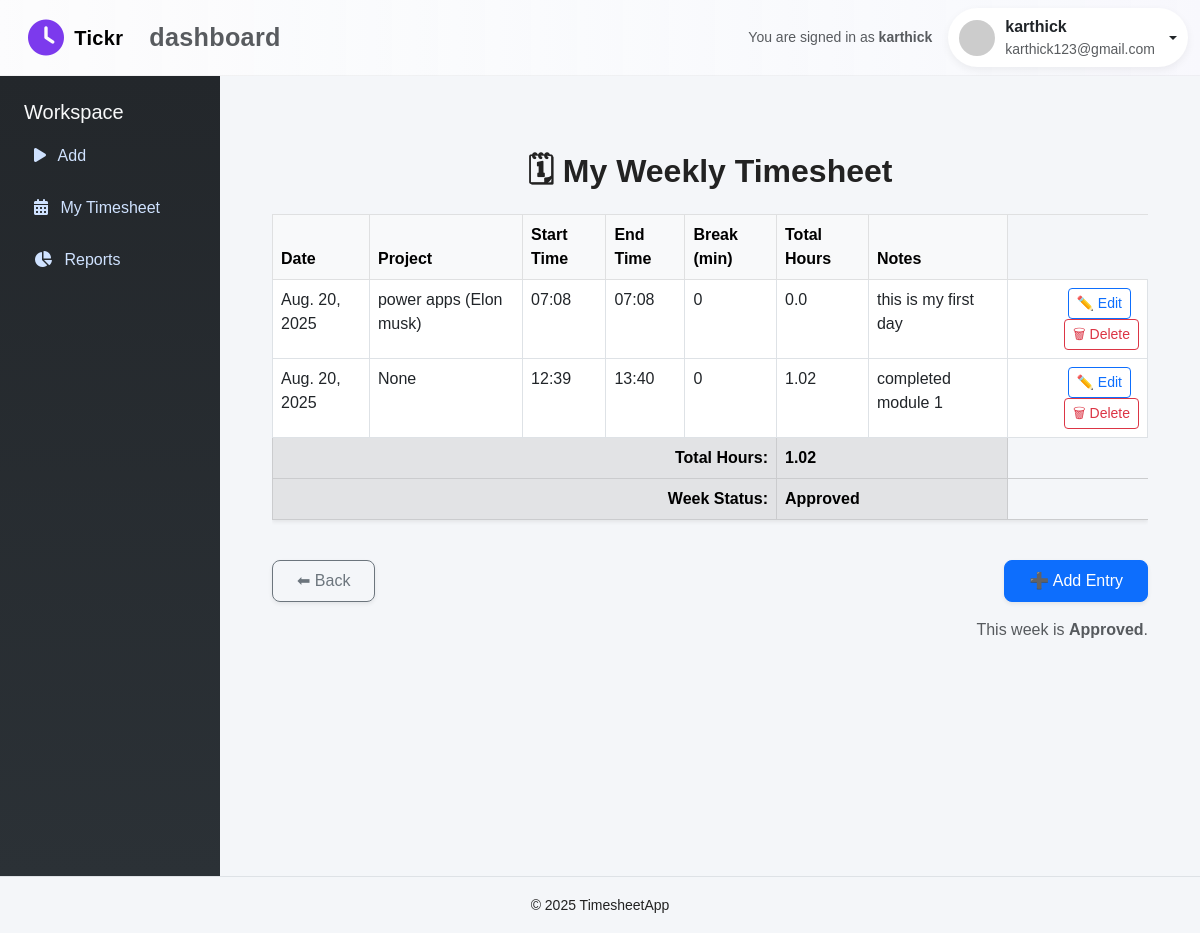
The page /employee/timesheet/ (signed in) on the database as committed earlier.
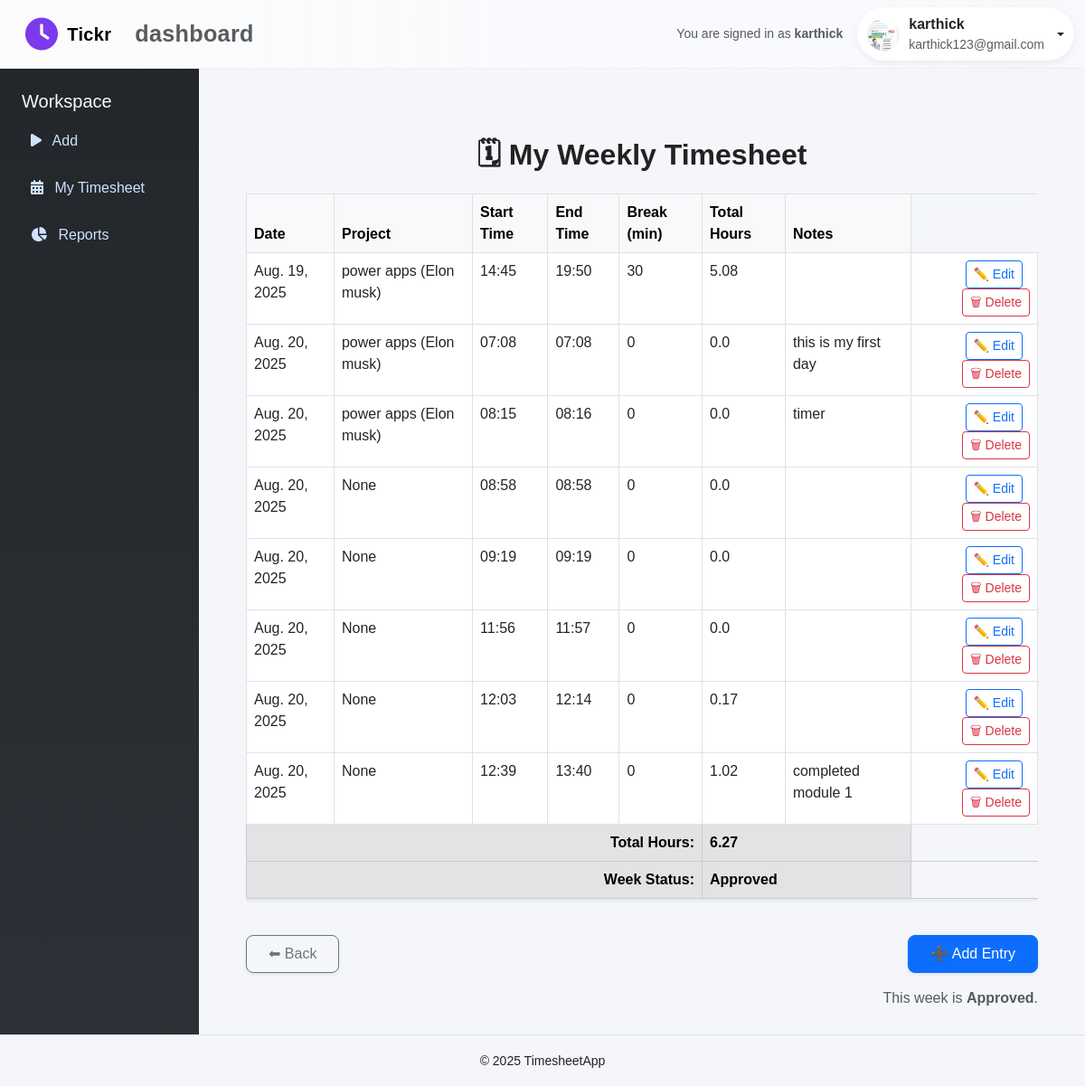
The same page on the database as committed later.
### timesheet_app/models.py (models this page shows, shortened)
class TimesheetEntry(models.Model):
    user = models.ForeignKey(settings.AUTH_USER_MODEL, on_delete=models.CASCADE)
    project = models.ForeignKey(Project, on_delete=models.PROTECT, null=True, blank=True)
    work_date = models.DateField(null=False, blank=False)
    start_time = models.DateTimeField(null=True, blank=True)
    end_time = models.DateTimeField(null=True, blank=True)
    break_minutes = models.PositiveIntegerField(default=0)
    duration_minutes = models.PositiveIntegerField(default=0, editable=False)
    billable = models.BooleanField(default=True)
    notes = models.TextField(blank=True)
    created_at = models.DateTimeField(auto_now_add=True)
    updated_at = models.DateTimeField(auto_now=True)
    class Meta:
        indexes = [
            models.Index(fields=["user", "work_date"]),
            models.Index(fields=["project", "work_date"]),
        ]
        ordering = ["work_date", "start_time"]

class Project(models.Model):
    name = models.CharField(max_length=120)
    client = models.CharField(max_length=120)
    billable_default = models.BooleanField(default=True)
    active = models.BooleanField(default=True)
    created_at = models.DateTimeField(auto_now_add=True)
    updated_at = models.DateTimeField(auto_now=True)
    class Meta:
        indexes = [
            models.Index(fields=["active"]),
        ]
    def __str__(self):
        return f"{self.name} ({self.client})"

class CustomUser(AbstractUser):
    role = models.CharField(max_length=10, choices=ROLE_CHOICES)

class Profile(models.Model):
    user = models.OneToOneField(settings.AUTH_USER_MODEL, on_delete=models.CASCADE, related_name='profile')
    avatar = models.ImageField(upload_to=avatar_upload_to, null=True, blank=True)

### timesheet_app/views.py (the view)
# urls.py: path("employee/timesheet/", my_timesheet, name="my_timesheet"),
@role_required("employee")
@login_required
def my_timesheet(request):
    week_start, week_end = get_current_week_bounds()
    entries = TimesheetEntry.objects.filter(
        user=request.user,
        work_date__range=(week_start, week_end)
    ).order_by("work_date", "start_time")
    week_summary, _ = WeekSummary.objects.get_or_create(
        user=request.user, week_start=week_start, defaults={"status": STATUS_DRAFT}
    )
    for e in entries:
        if e.duration_minutes is not None:
            e.hours = round(e.duration_minutes / 60.0, 2)
        elif e.start_time and e.end_time:
            delta = e.end_time - e.start_time
            e.hours = round(delta.total_seconds() / 3600, 2)
        else:
            e.hours = 0
    total_minutes = entries.aggregate(total_minutes=Coalesce(Sum("duration_minutes"), 0))["total_minutes"]
    total_hours = round(total_minutes / 60.0, 2)
    context = {
        "entries": entries,
        "week_start": week_start,
        "week_end": week_end,
        "total_hours": total_hours,
        "week_status": week_summary.status,
    }
    return render(request, "dashboard/employee_mytimesheet.html", context)

### timesheet_app/utils.py (called while the page is built)
def get_current_week_bounds(today=None):
    if today is None:
        today = timezone.localdate()
    monday = today - timedelta(days=today.weekday())   # 0 = Monday
    sunday = monday + timedelta(days=6)
    return monday, sunday

### timesheet_app/templates/dashboard/employee_mytimesheet.html (shortened to what this page needs)
{% extends "base.html" %}
{% load static %}
{% block content %}
<div class="container mt-5">
    <h2 class="fw-bold text-center mb-4">🗓 My Weekly Timesheet</h2>
    <div class="table-responsive">
        <table class="table table-bordered table-hover shadow-sm">
            <thead class="table-light">
                <tr>
                    <th>Date</th>
                    <th>Project</th>
                    <th>Start Time</th>
                    <th>End Time</th>
                    <th>Break (min)</th>
                    <th>Total Hours</th>
                    <th>Notes</th>
                </tr>
            </thead>
            <tbody>
                {% for entry in entries %}
                    <tr>
                        <td>{{ entry.work_date }}</td>
                        <td>{{ entry.project }}</td>
                        <td>{{ entry.start_time|time:"H:i" }}</td>
                        <td>{{ entry.end_time|time:"H:i" }}</td>
                        <td>{{ entry.break_minutes }}</td>
                        <td>{{ entry.hours }}</td>
                        <td>{{ entry.notes }}</td>
                        <td class="text-end">
                            <a href="{% url 'edit_time_entry' entry.id %}" class="btn btn-sm btn-outline-primary me-2">✏️ Edit</a>
                            <form method="post" action="{% url 'delete_time_entry' entry.id %}" style="display:inline">
                                <button type="submit" class="btn btn-sm btn-outline-danger">🗑 Delete</button>
                            </form>
                        </td>
                    </tr>
                {% empty %}
                    <tr>
                        <td colspan="7" class="text-center">No time entries yet for this week.</td>
                    </tr>
                {% endfor %}
            </tbody>
            <tfoot>
                <tr class="table-secondary">
                    <th colspan="5" class="text-end">Total Hours:</th>
                    <th colspan="2">
                        {{ total_hours }}
                    </th>
                </tr>
                <tr class="table-secondary">
                    <th colspan="5" class="text-end">Week Status:</th>
                    <th colspan="2">
                        {{ week_status|capfirst }}
                    </th>
                </tr>
            </tfoot>
        </table>
    </div>
    <div class="mt-4 d-flex justify-content-between">
        <a href="{% url 'employee_dashboard' %}" class="btn btn-outline-secondary px-4 py-2 rounded-3 shadow-sm hover-scale">⬅ Back</a>
        <a href="{% url 'add_time_entry' %}" class="btn btn-primary px-4 py-2 rounded-3 shadow-sm hover-scale">➕ Add Entry</a>
    </div>
    <div class="mt-3 d-flex justify-content-end">
        {% if week_status == 'draft' %}
        <form method="post" action="{% url 'submit_week' %}">
            {% csrf_token %}
            <button type="submit" class="btn btn-warning">Submit Week for Approval</button>
        </form>
        {% else %}
            <div class="text-muted">This week is <strong>{{ week_status|capfirst }}</strong>.</div>
        {% endif %}
    </div>
</div>
{% endblock %}

### timesheet_app/templates/base.html (shortened to what this page needs)
{% load static %}
<!doctype html>
<html lang="en">
<head>
  <link href="https://cdn.jsdelivr.net/npm/bootstrap@5.3.0/dist/css/bootstrap.min.css" rel="stylesheet">
  <link href="https://cdnjs.cloudflare.com/ajax/libs/font-awesome/6.4.0/css/all.min.css" rel="stylesheet">
</head>
<body>
<nav class="navbar navbar-expand-lg navbar-light" style="background: linear-gradient(90deg, rgba(255,255,255,0.7), rgba(250,250,255,0.6)); border-bottom:1px solid rgba(0,0,0,0.04);">
  <div class="container-fluid d-flex justify-content-between align-items-center">
    <div class="app-brand ms-lg-3">
      <i class="fa-solid fa-clock fa-lg" style="color:var(--accent)"></i>
      <span class="navbar-brand">Tickr</span>
      <small class="text-muted">dashboard</small>
    </div>
    <div class="d-flex align-items-center">
      <div class="me-3 text-muted small d-none d-md-block">You are signed in as <strong>{{ user.get_full_name|default:user.username }}</strong></div>
      {% if user.is_authenticated %}
      <div class="dropdown">
        <button class="btn profile-pill dropdown-toggle" data-bs-toggle="dropdown" aria-expanded="false">
          {% if user.profile and user.profile.avatar %}
            <img src="{{ user.profile.avatar.url }}" alt="avatar" />
          {% else %}
            <img src="https://ui-avatars.com/api/?name={{ user.username }}&background=7c3aed&color=fff" alt="avatar" />
          {% endif %}
          <div class="d-none d-sm-block text-start">
            <div style="font-weight:600">{{ user.get_full_name|default:user.username }}</div>
            <div class="small text-muted">{{ user.email }}</div>
          </div>
        </button>
      </div>
      {% endif %}
    </div>
  </div>
</nav>
<div class="d-flex">
  {% block sidebar %}
  <div class="sidebar" id="sidebar">
    <h5 class="text-light">Workspace</h5>
    <a href="{% url 'add_time_entry' %}"><i class="fa-solid fa-play me-2"></i> Add</a>
    <a href="{% url 'my_timesheet' %}"><i class="fa-solid fa-calendar-days me-2"></i> My Timesheet</a>
    <a href="{% url 'my_reports' %}"><i class="fa-solid fa-chart-pie me-2"></i> Reports</a>
  </div>
  {% endblock %}
  <div class="content-wrapper">
    {% block content %}{% endblock %}
  </div>
</div>
<footer class="text-center py-3 border-top">
  <small>&copy; 2025 TimesheetApp</small>
</footer>
</body>
</html>

Rows that differ between the two databases and show on the page:
added TimesheetEntry: work_date "Aug. 19, 2025", project "power apps (Elon musk)", start_time "14:45", end_time "19:50", break_minutes "30", hours "5.08"
added TimesheetEntry: work_date "Aug. 20, 2025", project "power apps (Elon musk)", start_time "08:15", end_time "08:16", break_minutes "0", hours "0.0", notes "timer"
added TimesheetEntry: work_date "Aug. 20, 2025", project "None", start_time "08:58", end_time "08:58", break_minutes "0", hours "0.0"
added TimesheetEntry: work_date "Aug. 20, 2025", project "None", start_time "09:19", end_time "09:19", break_minutes "0", hours "0.0"
added TimesheetEntry: work_date "Aug. 20, 2025", project "None", start_time "11:56", end_time "11:57", break_minutes "0", hours "0.0"
added TimesheetEntry: work_date "Aug. 20, 2025", project "None", start_time "12:03", end_time "12:14", break_minutes "0", hours "0.17"
Other text that changed with them:
{{ total_hours }}: "1.02" → "6.27"
